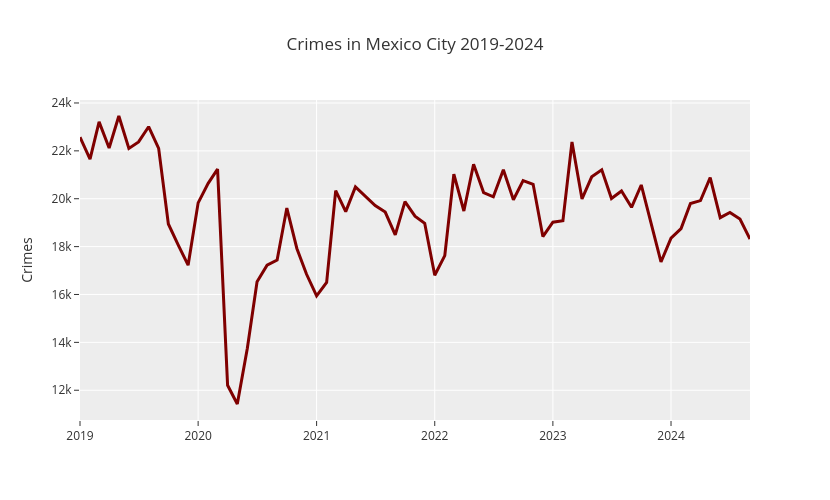

Notebook code for this chart:
### Code cell
#| label: fig-time
#| fig-cap: "Time Behavior of Crimes in Mexico City"
#| fig-cap-location: margin

fig = px.line(months, 
             x='fecha_inicio',
             y='crimes',
             hover_data=['fecha_inicio','crimes',],
             height=500,
             width=830,
             title='Crimes in Mexico City 2019-2024',
             template='ggplot2',)

fig.update_layout(
    xaxis=dict(title=dict(text='')),
    yaxis=dict(title=dict(text='Crimes')),
    )

fig.update_traces(line_color='#7f0000',
                  line={'width':3},
                  )

fig.show()

### Figure 1 — Plotly figure (JSON) as saved in the notebook; plotly's stock layout.template omitted (floating-point values rounded to 4 significant figures)
{"data": [{"hovertemplate": "fecha_inicio=%{x}<br>crimes=%{y}<extra></extra>", "legendgroup": "", "line": {"color": "#7f0000", "dash": "solid", "width": 3}, "marker": {"symbol": "circle"}, "mode": "lines", "name": "", "orientation": "v", "showlegend": false, "type": "scatter", "x": ["2019-01-01T00:00:00", "2019-02-01T00:00:00", "2019-03-01T00:00:00", "2019-04-01T00:00:00", "2019-05-01T00:00:00", "2019-06-01T00:00:00", "2019-07-01T00:00:00", "2019-08-01T00:00:00", "2019-09-01T00:00:00", "2019-10-01T00:00:00", "2019-11-01T00:00:00", "2019-12-01T00:00:00", "2020-01-01T00:00:00", "2020-02-01T00:00:00", "2020-03-01T00:00:00", "2020-04-01T00:00:00", "2020-05-01T00:00:00", "2020-06-01T00:00:00", "2020-07-01T00:00:00", "2020-08-01T00:00:00", "2020-09-01T00:00:00", "2020-10-01T00:00:00", "2020-11-01T00:00:00", "2020-12-01T00:00:00", "2021-01-01T00:00:00", "2021-02-01T00:00:00", "2021-03-01T00:00:00", "2021-04-01T00:00:00", "2021-05-01T00:00:00", "2021-06-01T00:00:00", "2021-07-01T00:00:00", "2021-08-01T00:00:00", "2021-09-01T00:00:00", "2021-10-01T00:00:00", "2021-11-01T00:00:00", "2021-12-01T00:00:00", "2022-01-01T00:00:00", "2022-02-01T00:00:00", "2022-03-01T00:00:00", "2022-04-01T00:00:00", "2022-05-01T00:00:00", "2022-06-01T00:00:00", "2022-07-01T00:00:00", "2022-08-01T00:00:00", "2022-09-01T00:00:00", "2022-10-01T00:00:00", "2022-11-01T00:00:00", "2022-12-01T00:00:00", "2023-01-01T00:00:00", "2023-02-01T00:00:00", "2023-03-01T00:00:00", "2023-04-01T00:00:00", "2023-05-01T00:00:00", "2023-06-01T00:00:00", "2023-07-01T00:00:00", "2023-08-01T00:00:00", "2023-09-01T00:00:00", "2023-10-01T00:00:00", "2023-11-01T00:00:00", "2023-12-01T00:00:00", "2024-01-01T00:00:00", "2024-02-01T00:00:00", "2024-03-01T00:00:00", "2024-04-01T00:00:00", "2024-05-01T00:00:00", "2024-06-01T00:00:00", "2024-07-01T00:00:00", "2024-08-01T00:00:00", "2024-09-01T00:00:00"], "xaxis": "x", "y": [22570, 21656, 23212, 22119, 23456, 22103, 22375, 23008, 22104, 18945, 18054, 17225, 19828, 20643, 21234, 12208, 11425, 13758, 16529, 17221, 17436, 19609, 17924, 16844, 15945, 16504, 20337, 19461, 20491, 20117, 19715, 19444, 18492, 19877, 19272, 18972, 16805, 17621, 21024, 19488, 21438, 20258, 20079, 21209, 19959, 20755, 20602, 18421, 19022, 19079, 22370, 19990, 20914, 21208, 20011, 20321, 19642, 20574, 18913, 17358, 18354, 18750, 19797, 19923, 20879, 19209, 19429, 19149, 18313], "yaxis": "y"}], "layout": {"height": 500, "legend": {"tracegroupgap": 0}, "title": {"text": "Crimes in Mexico City 2019-2024"}, "width": 830, "xaxis": {"anchor": "y", "domain": [0, 1], "title": {"text": ""}}, "yaxis": {"anchor": "x", "domain": [0, 1], "title": {"text": "Crimes"}}}}
